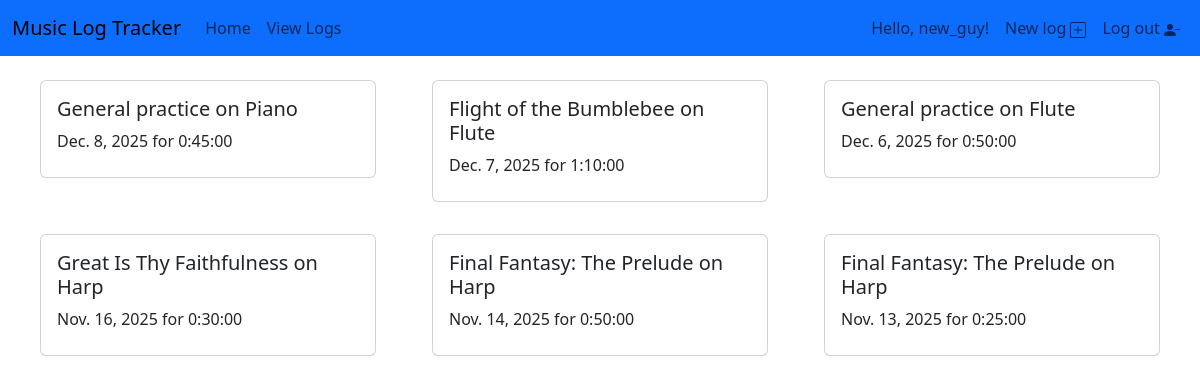
The page /view_logs/admin/ (signed in) on the database its author committed.
### tracker/models.py (models this page shows)
class Log(models.Model):
    user = models.ForeignKey(
        settings.AUTH_USER_MODEL, on_delete=models.CASCADE
    )
    song = models.CharField(default="General practice", help_text="Name of song practiced.")
    instrument = models.CharField(help_text="Name of instrument practiced.")
    duration = models.DurationField(default="00:00:00", help_text="Time practiced, in hours-minutes-seconds.")
    date = models.DateField(default=timezone.now, help_text="Date practiced.")
    def __str__(self):
        return f"{self.song} on {self.instrument}"

### tracker/views.py (the view)
# urls.py: path('view_logs/<str:username>/', views.view_specific_log, name='view_logs'),
@login_required
def view_specific_log(request, username):
    user_id = get_object_or_404(User, username=username)
    logs = Log.objects.filter(user=user_id).order_by('-date')
    context = {
        'logs': logs,
        'can_edit': (request.user.is_superuser or user_id == request.user),
    }
    return render(request, 'tracker/view_logs.html', context)

### tracker/templates/tracker/view_logs.html (shortened to what this page needs)
{% extends 'tracker/base.html' %}
{% block content %}
<div class="container-fluid">
  <div class="row justify-content-start">
    {% for log in logs %}
    <div class="col-md-4">
      <div class="card m-3">
        <div class="card-body">
          <h5 class="card-title">{{ log }}</h5>
          <p class="card-text my-2">{{ log.date }} for {{ log.duration }}</p>
        </div>
      </div>
    </div>
  {% endfor %}
  </div>
</div>
{% endblock content %}

### tracker/templates/tracker/base.html (shortened to what this page needs)
<!DOCTYPE html>
<html lang="en">
<head>
  {% load django_bootstrap5 %}
  {% bootstrap_css %}
</head>
<body>
  <nav class="navbar navbar-expand-lg navbar-light bg-blue bg-primary">
    <div class="container-fluid m-auto">
      <a class="navbar-brand" href="{% url 'index' %}">Music Log Tracker</a>
      <div class="collapse navbar-collapse" id="navbarSupportedContent">
        <div class="navbar-nav me-auto">
          <a class="nav-item nav-link" href="{% url 'index' %}">Home</a>
          <a class="nav-item nav-link" href="{% url 'view_logs' %}">View Logs</a>
        </div>
        <div class="navbar-nav ml-auto">
          {% if user.is_authenticated %}
            <a class="nav-item nav-link" href="{% url 'view_logs' username=user.username %}">Hello, {{ user.username }}!</a>
            <a class="nav-item nav-link" href="{% url 'add_log' %}">New log {% include './icons/plus-square.svg' %}</a>
            <form action="{% url 'accounts:logout' %}" method="post">
              <button type="submit" class="nav-item nav-link">
                Log out {% include './icons/person-dash-fill.svg' %}
              </button>
            </form>
          {% else %}
            <a class="nav-item nav-link" href="{% url 'accounts:login' %}">Log in {% include './icons/person-circle.svg' %}</a>
            <a class="nav-item nav-link" href="{% url 'accounts:register' %}">Register {% include './icons/person-plus-fill.svg' %}</a>
          {% endif %}
        </div>
      </div>
    </div>
  </nav>
  <div class="container-fluid mx-auto my-2">
    {% block content %}
    {% endblock content %}
  </div>
</body>
</html>

### rows shown on the page
Log: song+instrument "General practice on Piano", date "Dec. 8, 2025", duration "0:45:00"
Log: song+instrument "Flight of the Bumblebee on Flute", date "Dec. 7, 2025", duration "1:10:00"
Log: song+instrument "General practice on Flute", date "Dec. 6, 2025", duration "0:50:00"
Log: song+instrument "Great Is Thy Faithfulness on Harp", date "Nov. 16, 2025", duration "0:30:00"
Log: song+instrument "Final Fantasy: The Prelude on Harp", date "Nov. 14, 2025", duration "0:50:00"
Log: song+instrument "Final Fantasy: The Prelude on Harp", date "Nov. 13, 2025", duration "0:25:00"

### other values the page prints
{{ user.username }} "new_guy"
